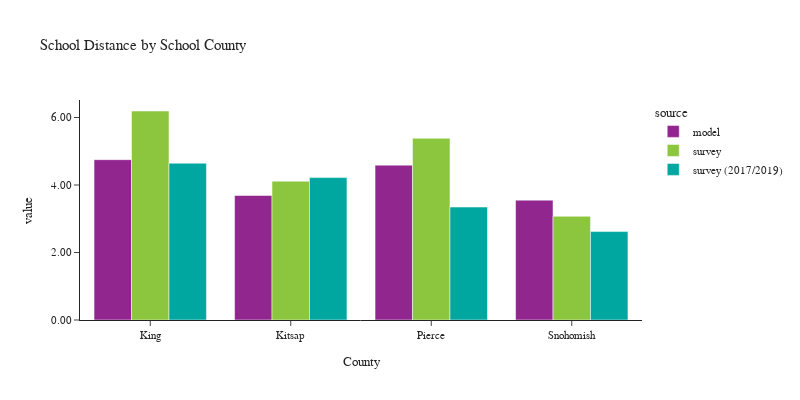

Notebook code for this chart:
### Code cell
plot_school_location(df_students, 'CountyName_school', 'School County', 'County')

### Figure 1 — Plotly figure (JSON) as saved in the notebook; plotly's stock layout.template omitted (floating-point values rounded to 4 significant figures)
{"data": [{"alignmentgroup": "True", "customdata": [[531083], [55654], [219735], [167004]], "hovertemplate": "source=model<br>CountyName_school=%{x}<br>value=%{y}<br>sample count=%{customdata[0]}<extra></extra>", "legendgroup": "model", "marker": {"color": "#91268F", "pattern": {"shape": ""}}, "name": "model", "offsetgroup": "model", "orientation": "v", "showlegend": true, "textposition": "auto", "type": "bar", "x": ["King", "Kitsap", "Pierce", "Snohomish"], "xaxis": "x", "y": [4.751, 3.69, 4.589, 3.552], "yaxis": "y"}, {"alignmentgroup": "True", "customdata": [[646], [48], [107], [118]], "hovertemplate": "source=survey<br>CountyName_school=%{x}<br>value=%{y}<br>sample count=%{customdata[0]}<extra></extra>", "legendgroup": "survey", "marker": {"color": "#8CC63E", "pattern": {"shape": ""}}, "name": "survey", "offsetgroup": "survey", "orientation": "v", "showlegend": true, "textposition": "auto", "type": "bar", "x": ["King", "Kitsap", "Pierce", "Snohomish"], "xaxis": "x", "y": [6.193, 4.114, 5.386, 3.073], "yaxis": "y"}, {"alignmentgroup": "True", "customdata": [[374], [18], [33], [26]], "hovertemplate": "source=survey (2017/2019)<br>CountyName_school=%{x}<br>value=%{y}<br>sample count=%{customdata[0]}<extra></extra>", "legendgroup": "survey (2017/2019)", "marker": {"color": "#00A7A0", "pattern": {"shape": ""}}, "name": "survey (2017/2019)", "offsetgroup": "survey (2017/2019)", "orientation": "v", "showlegend": true, "textposition": "auto", "type": "bar", "x": ["King", "Kitsap", "Pierce", "Snohomish"], "xaxis": "x", "y": [4.645, 4.219, 3.347, 2.62], "yaxis": "y"}], "layout": {"barmode": "group", "font": {"size": 11}, "height": 400, "legend": {"title": {"text": "source"}, "tracegroupgap": 0}, "title": {"text": "School Distance by School County"}, "width": 800, "xaxis": {"anchor": "y", "domain": [0.0, 1.0], "title": {"text": "County"}}, "yaxis": {"anchor": "x", "domain": [0.0, 1.0], "tickformat": ".2f", "title": {"text": "value"}}}}
